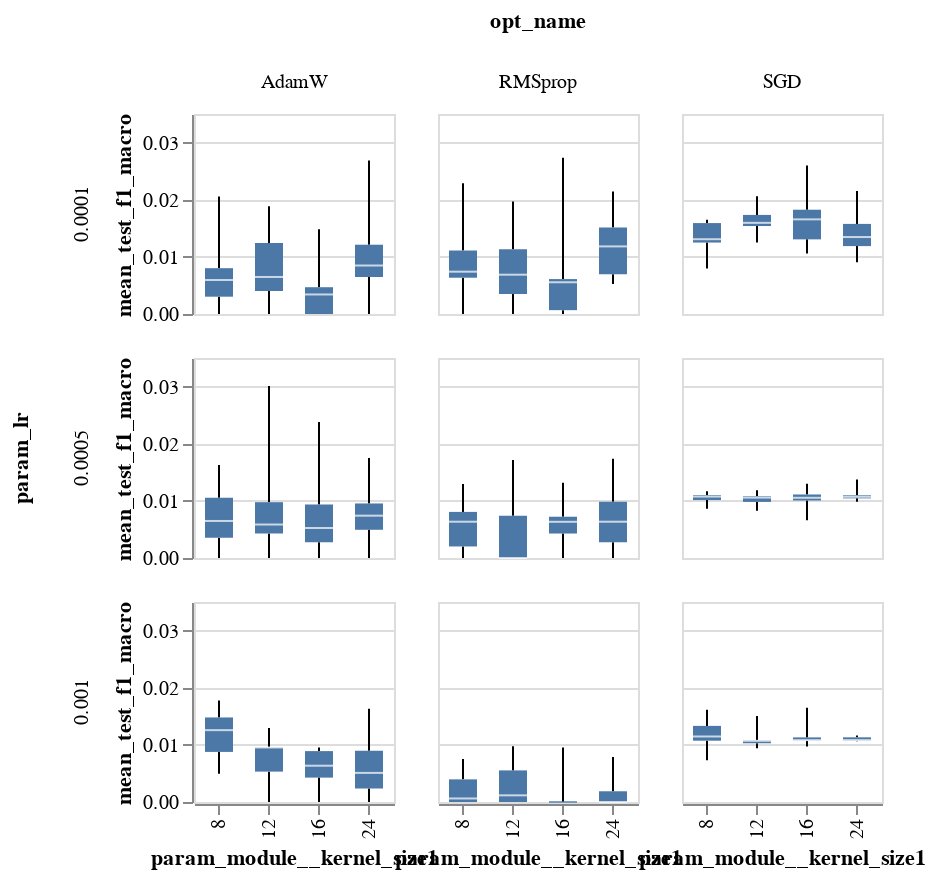

Notebook source saved alongside this figure:
### Code cell
alt.Chart(sm_res_df).mark_boxplot(extent='min-max').encode(
    x=alt.X('param_module__kernel_size1:O'),#title="kernel size 1"),
    y='mean_test_f1_macro:Q',
    #color=alt.Color('param_lr:N',scale=alt.Scale(scheme='tableau10')),
    column='opt_name:N',
    row='param_lr:N',   
).interactive(
).properties(
    height=100,
    width=100
)

### Figure 1 — Vega-Lite specification as saved in the notebook (floating-point values rounded to 4 significant figures; data arrays with more than 128 entries replaced by an {"elided": "..."} marker saying what was removed)
{"config": {"view": {"continuousWidth": 400, "continuousHeight": 300}}, "data": {"name": "data-cec9fa0c5d3289269061eebe614e4162"}, "mark": {"type": "boxplot", "extent": "min-max"}, "encoding": {"column": {"type": "nominal", "field": "opt_name"}, "row": {"type": "nominal", "field": "param_lr"}, "x": {"type": "ordinal", "field": "param_module__kernel_size1"}, "y": {"type": "quantitative", "field": "mean_test_f1_macro"}}, "height": 100, "selection": {"selector006": {"type": "interval", "bind": "scales", "encodings": ["x", "y"]}}, "width": 100, "$schema": "https://vega.github.io/schema/vega-lite/v4.8.1.json", "datasets": {"data-cec9fa0c5d3289269061eebe614e4162": {"elided": "500 records"}}}
